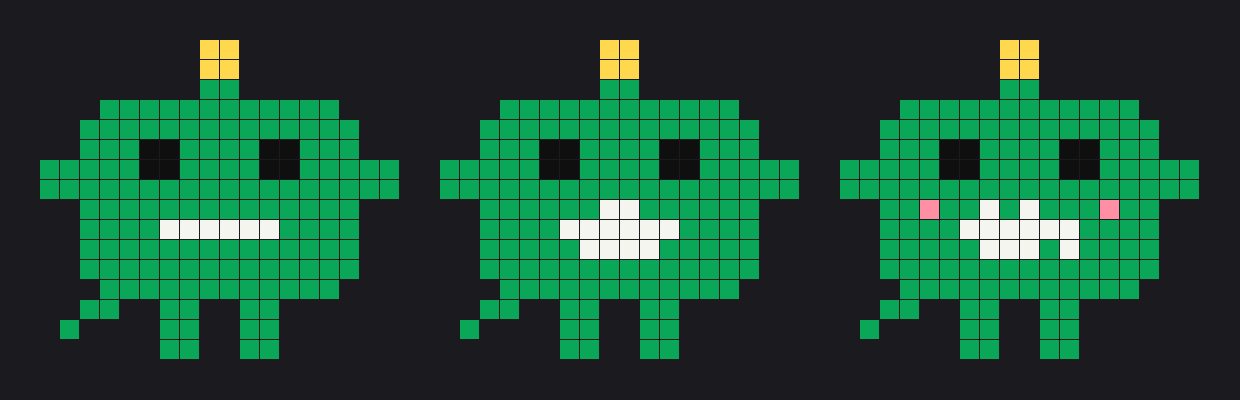

Reproduce this figure in Python.
#!/usr/bin/env python3
"""DALGA maskotunun 2D piksel önizlemesi (18x16 ızgara). Üç ağız durumu: sessiz, konuşuyor, kızarmış."""
from PIL import Image, ImageDraw
G, Y, K, B, P = (0x0A,0xA7,0x59), (0xFF,0xD8,0x4D), (0x0F,0x0F,0x0F), (0xF4,0xF5,0xEE), (0xFF,0x8F,0xA3)
W, H, S = 18, 16, 20

def sprite(agiz, kizarma=False):
    px = {}
    def rect(x, y, w, h, c):
        for i in range(x, x+w):
            for j in range(y, y+h): px[(i, j)] = c
    rect(8, 0, 2, 2, Y)            # anten ucu
    rect(8, 2, 2, 1, G)            # anten sapı
    rect(2, 3, 14, 10, G)          # gövde
    for c in [(2,3),(15,3),(2,12),(15,12)]: px.pop(c)   # yuvarlak köşeler
    rect(0, 6, 2, 2, G); rect(16, 6, 2, 2, G)           # kollar
    rect(2, 13, 2, 1, G); rect(1, 14, 1, 1, G)          # konuşma balonu kuyruğu
    rect(6, 13, 2, 3, G); rect(10, 13, 2, 3, G)         # bacaklar
    rect(5, 5, 2, 2, K); rect(11, 5, 2, 2, K)           # gözler
    for i, h in enumerate(agiz):                        # ekolayzer ağız x=6..11, merkez satır 9
        rect(6+i, 9-(h-1)//2 - (1 if h == 4 else 0), 1, h, B) if h else None
    if kizarma: rect(4, 8, 1, 1, P); rect(13, 8, 1, 1, P)
    im = Image.new("RGB", (W*S, H*S), (0x1B,0x1A,0x1F))
    d = ImageDraw.Draw(im)
    for (x, y), c in px.items(): d.rectangle([x*S, y*S, x*S+S-2, y*S+S-2], fill=c)
    return im

kare = [sprite([1,1,1,1,1,1]), sprite([1,2,3,3,2,1]), sprite([1,3,2,3,1,2], True)]
out = Image.new("RGB", (len(kare)*(W*S+40)+40, H*S+80), (0x1B,0x1A,0x1F))
for i, k in enumerate(kare): out.paste(k, (40+i*(W*S+40), 40))
out.save("maskot_onizleme.png"); print("ok")
